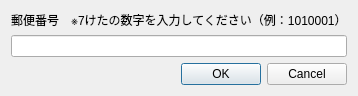
<?xml version="1.0" encoding="UTF-8"?>
<ui version="4.0">
 <class>ZipCodeSearchDialog</class>
 <widget class="QDialog" name="ZipCodeSearchDialog">
  <property name="windowModality">
   <enum>Qt::NonModal</enum>
  </property>
  <property name="geometry">
   <rect>
    <x>0</x>
    <y>0</y>
    <width>200</width>
    <height>93</height>
   </rect>
  </property>
  <property name="windowTitle">
   <string>郵便番号検索</string>
  </property>
  <property name="windowIcon">
   <iconset>
    <normaloff>img/ZipCodeSearch.gif</normaloff>img/ZipCodeSearch.gif</iconset>
  </property>
  <layout class="QGridLayout" name="gridLayout">
   <item row="0" column="0">
    <layout class="QVBoxLayout" name="verticalLayout">
     <item>
      <widget class="QLabel" name="addressLabel">
       <property name="baseSize">
        <size>
         <width>500</width>
         <height>50</height>
        </size>
       </property>
       <property name="text">
        <string>郵便番号　※7けたの数字を入力してください（例：1010001）</string>
       </property>
      </widget>
     </item>
     <item>
      <widget class="QLineEdit" name="zip_code">
       <property name="text">
        <string/>
       </property>
       <property name="maxLength">
        <number>8</number>
       </property>
      </widget>
     </item>
     <item>
      <spacer name="verticalSpacer">
       <property name="orientation">
        <enum>Qt::Vertical</enum>
       </property>
       <property name="sizeHint" stdset="0">
        <size>
         <width>20</width>
         <height>40</height>
        </size>
       </property>
      </spacer>
     </item>
     <item>
      <widget class="QDialogButtonBox" name="buttonBox">
       <property name="orientation">
        <enum>Qt::Horizontal</enum>
       </property>
       <property name="standardButtons">
        <set>QDialogButtonBox::Cancel|QDialogButtonBox::Ok</set>
       </property>
      </widget>
     </item>
    </layout>
   </item>
  </layout>
 </widget>
 <resources/>
 <connections>
  <connection>
   <sender>buttonBox</sender>
   <signal>accepted()</signal>
   <receiver>ZipCodeSearchDialog</receiver>
   <slot>accept()</slot>
   <hints>
    <hint type="sourcelabel">
     <x>248</x>
     <y>254</y>
    </hint>
    <hint type="destinationlabel">
     <x>157</x>
     <y>274</y>
    </hint>
   </hints>
  </connection>
  <connection>
   <sender>buttonBox</sender>
   <signal>rejected()</signal>
   <receiver>ZipCodeSearchDialog</receiver>
   <slot>reject()</slot>
   <hints>
    <hint type="sourcelabel">
     <x>316</x>
     <y>260</y>
    </hint>
    <hint type="destinationlabel">
     <x>286</x>
     <y>274</y>
    </hint>
   </hints>
  </connection>
 </connections>
</ui>
